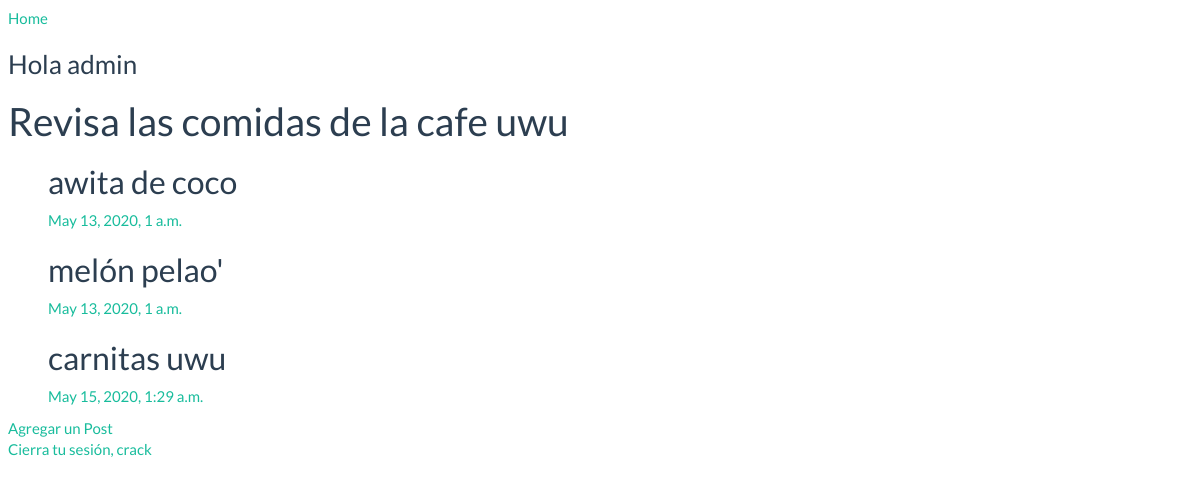
Screenshot of /list/ (signed in) with the database file from the repository.
### cc/models.py (models this page shows, shortened)
class Post(models.Model):
    title = models.CharField(max_length=200, null=False)
    paragraph = models.TextField(null=False)
    date = models.DateTimeField(default=django.utils.timezone.now, null=False)
    image = models.ImageField(upload_to='images/', null=True)

### cc/views.py (the view)
# urls.py: path('list/', HomePageView.as_view(), name='list'),
class HomePageView(LoginRequiredMixin, ListView):
    model = Post
    template_name = 'cc/list.html'

### cc/templates/cc/list.html (shortened to what this page needs)
{% extends "cc/base.html" %}
{% load static %}
{% block body_content %}
<a href="{% url 'index' %}">Home</a>
<h3>Hola {{ user }}</h3>
<h1>Revisa las comidas de la cafe uwu</h1>
<ul>
  {% for post in object_list %}
  <h2>{{ post.title }}</h2>
  <a href="/{{ post.id }}">{{post.date}}</a>
  {% endfor %}
</ul>
<div>
  {% if user.is_superuser %}
  <a href="{% url 'add' %}">Agregar un Post</a>
  {% endif%}
</div>
<div>
  <a href="{% url 'logout' %}">Cierra tu sesión, crack</a>
  {% endblock %}

### rows the page displays
Post: title "awita de coco", date "May 13, 2020, 1 a.m."
Post: title "melón pelao'", date "May 13, 2020, 1 a.m."
Post: title "carnitas uwu", date "May 15, 2020, 1:29 a.m."

### other values shown
{{ user }} "admin"
